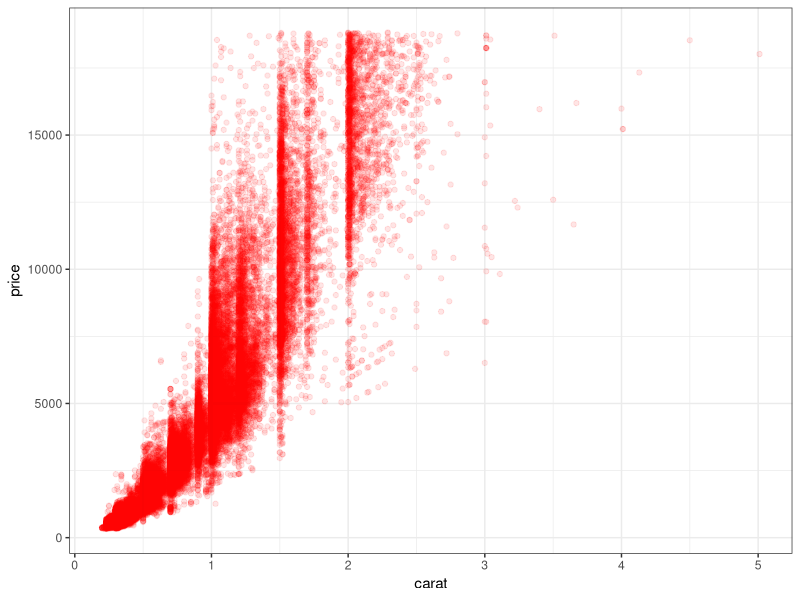
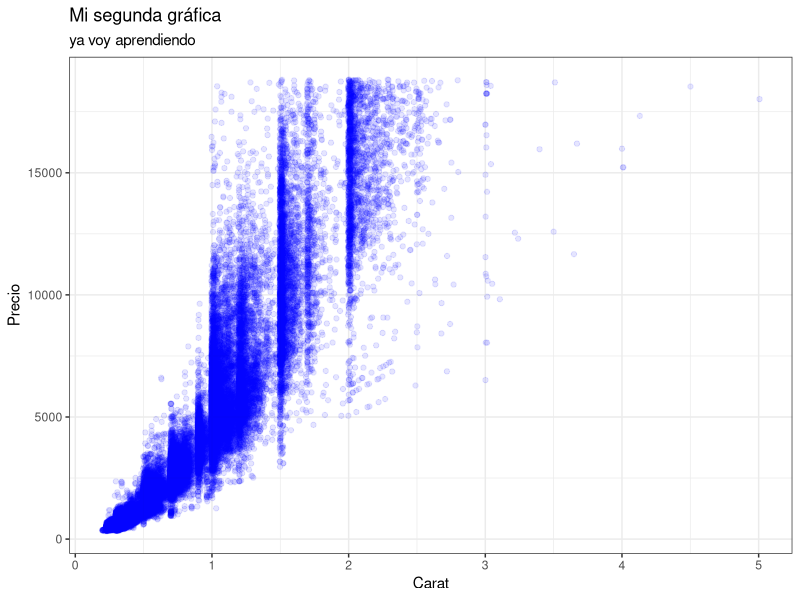
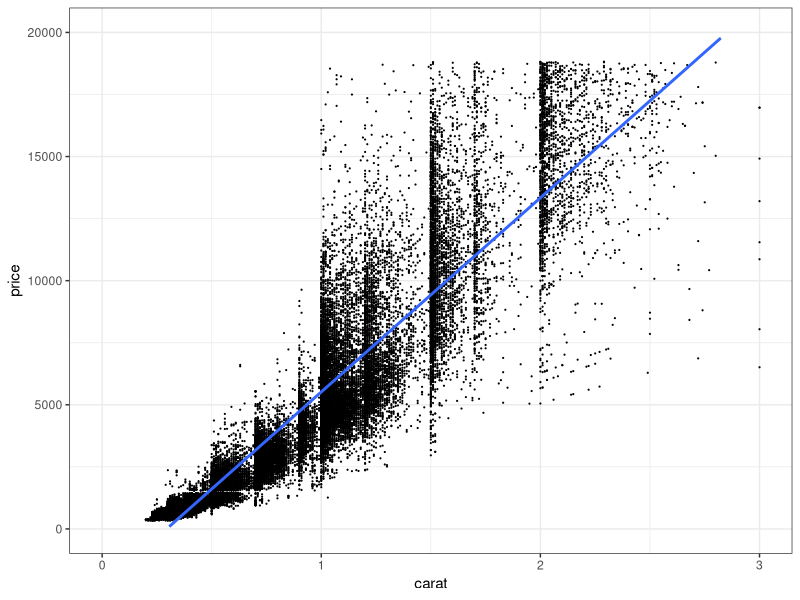
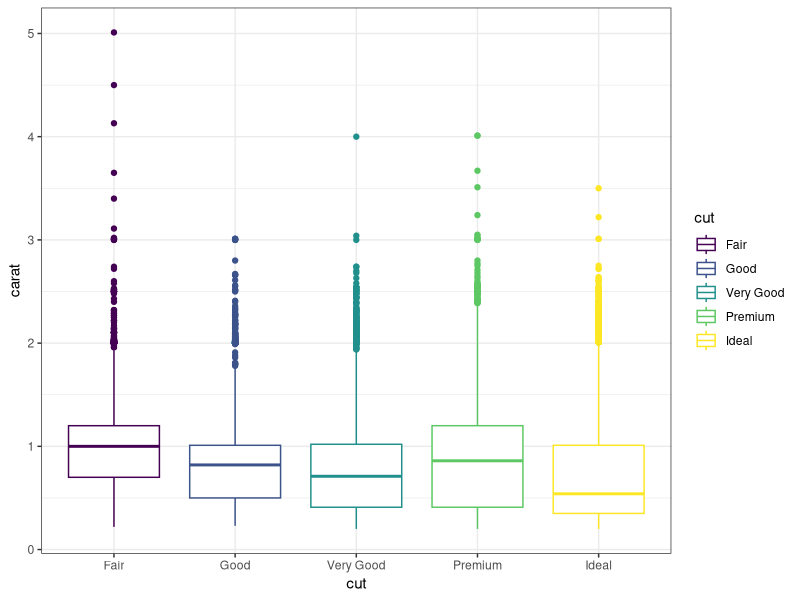
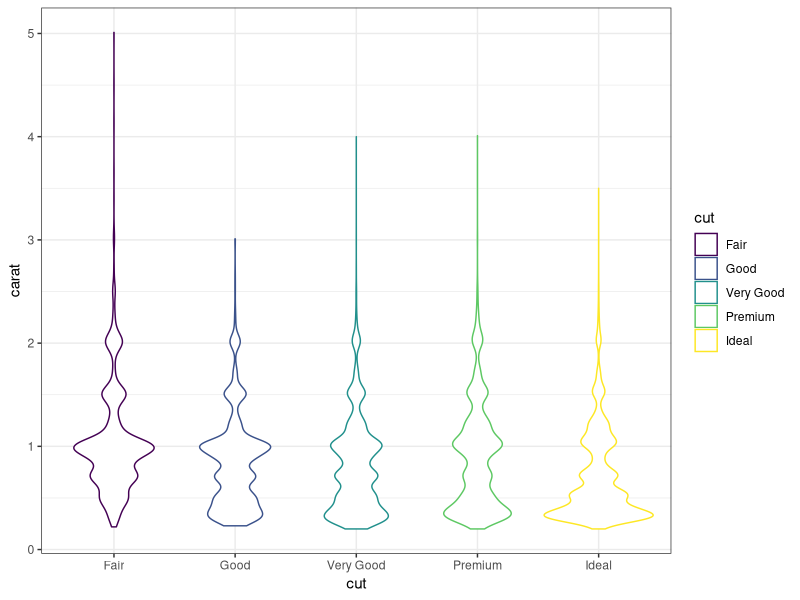
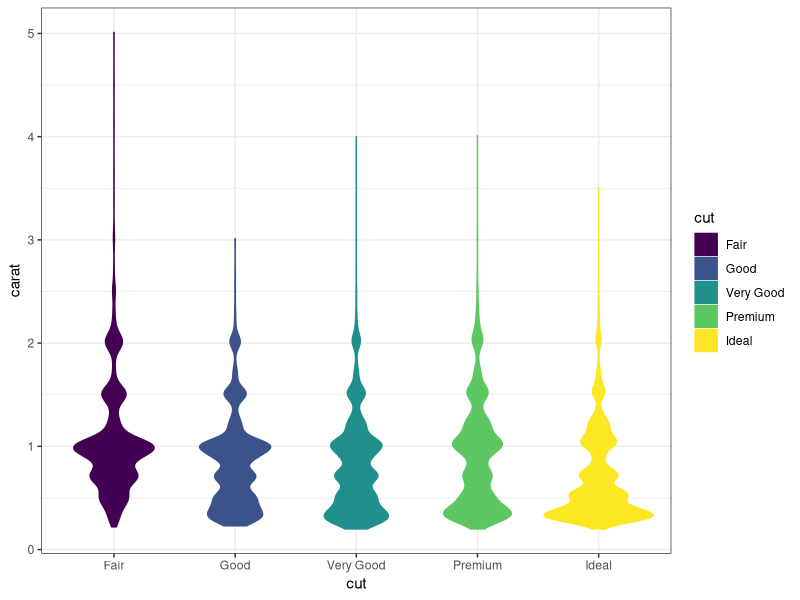
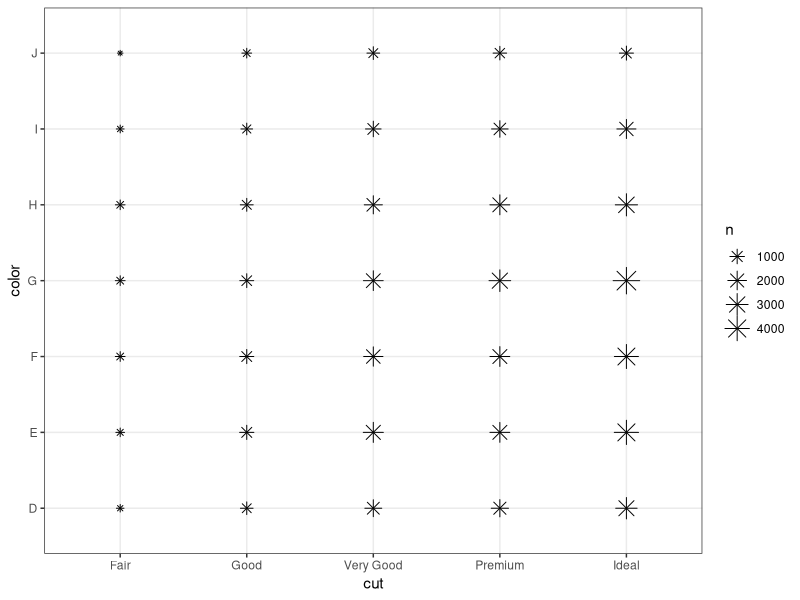
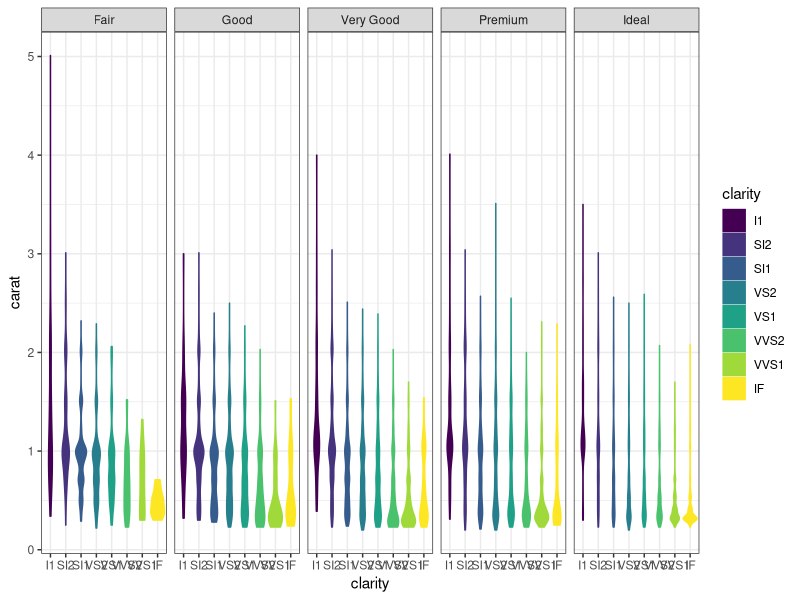

These charts were generated, in order, by the following R code:
## ---- chunk 1
knitr::opts_chunk$set(echo = TRUE)
library(dplyr)
library(ggplot2)
## ---- chunk 2
diamonds %>%
ggplot(aes(carat, price)) +
  geom_point(color = 'red', 
             alpha = 0.1) +
  theme_bw()
## ---- chunk 3
diamonds %>%
  ggplot(aes(carat, price)) + 
  geom_jitter(alpha = 0.1,
              color = 'blue') +
  labs(title = 'Mi segunda gráfica',
       subtitle = 'ya voy aprendiendo',
       x = 'Carat',
       y = 'Precio') +
  theme_bw()
## ---- chunk 4
diamonds %>%
  ggplot(aes(carat, price)) +
  geom_point(size = 0.1) + 
  geom_smooth(method = 'lm') +
  scale_x_continuous(limits = c(0, 3)) +
  scale_y_continuous(limits = c(0, 20000)) +
  theme_bw()
## ---- chunk 5
diamonds %>%
  ggplot(aes(cut, carat)) +
  geom_boxplot(aes(group = cut, color = cut)) +
  theme_bw()
## ---- chunk 6
diamonds %>%
  ggplot(aes(cut, carat)) +
  geom_violin(aes(group = cut, 
                  color = cut)) +
  theme_bw()
## ---- chunk 7
diamonds %>%
  ggplot(aes(cut, carat)) +
  geom_violin(aes(group = cut, 
                  color = cut,
                  fill = cut)) +
  theme_bw()
## ---- chunk 8
diamonds %>%
  ggplot(aes(cut, color)) +
  geom_count(shape = 8) +
  theme_bw()
## ---- chunk 9
diamonds %>%
  ggplot(aes(clarity, carat)) +
  geom_violin(aes(group = clarity, 
                  color = clarity,
                  fill = clarity)) +
  facet_grid(.~ cut) +
  theme_bw()
